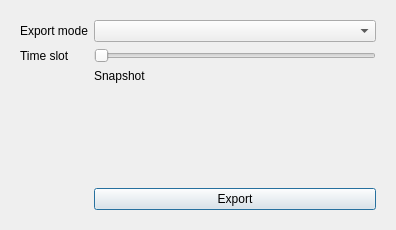
<?xml version="1.0" encoding="UTF-8"?>
<ui version="4.0">
 <class>UcteExportDialog</class>
 <widget class="QDialog" name="UcteExportDialog">
  <property name="geometry">
   <rect>
    <x>0</x>
    <y>0</y>
    <width>396</width>
    <height>230</height>
   </rect>
  </property>
  <property name="windowTitle">
   <string>UCTE Export</string>
  </property>
  <layout class="QVBoxLayout" name="verticalLayout_2">
   <item>
    <widget class="QFrame" name="frame_77">
     <property name="minimumSize">
      <size>
       <width>300</width>
       <height>0</height>
      </size>
     </property>
     <property name="frameShape">
      <enum>QFrame::Shape::NoFrame</enum>
     </property>
     <property name="frameShadow">
      <enum>QFrame::Shadow::Raised</enum>
     </property>
     <layout class="QFormLayout" name="formLayout">
      <item row="0" column="0">
       <widget class="QLabel" name="label_export_mode">
        <property name="text">
         <string>Export mode</string>
        </property>
       </widget>
      </item>
      <item row="0" column="1">
       <widget class="QComboBox" name="ucte_export_mode_comboBox"/>
      </item>
      <item row="1" column="0">
       <widget class="QLabel" name="label_time_slot">
        <property name="text">
         <string>Time slot</string>
        </property>
       </widget>
      </item>
      <item row="1" column="1">
       <widget class="QSlider" name="time_slot_slider">
        <property name="minimum">
         <number>-1</number>
        </property>
        <property name="maximum">
         <number>-1</number>
        </property>
        <property name="orientation">
         <enum>Qt::Orientation::Horizontal</enum>
        </property>
       </widget>
      </item>
      <item row="2" column="1">
       <widget class="QLabel" name="time_slot_label">
        <property name="text">
         <string>Snapshot</string>
        </property>
       </widget>
      </item>
      <item row="4" column="1">
       <widget class="QPushButton" name="exportButton">
        <property name="text">
         <string>Export</string>
        </property>
       </widget>
      </item>
      <item row="3" column="1">
       <spacer name="verticalSpacer">
        <property name="orientation">
         <enum>Qt::Orientation::Vertical</enum>
        </property>
        <property name="sizeHint" stdset="0">
         <size>
          <width>20</width>
          <height>40</height>
         </size>
        </property>
       </spacer>
      </item>
     </layout>
    </widget>
   </item>
  </layout>
 </widget>
 <resources>
  <include location="../Icons/icons.qrc"/>
  <include location="../Icons/icons.qrc"/>
  <include location="../../../../../../../.designer/Icons/icons.qrc"/>
 </resources>
 <connections/>
</ui>
